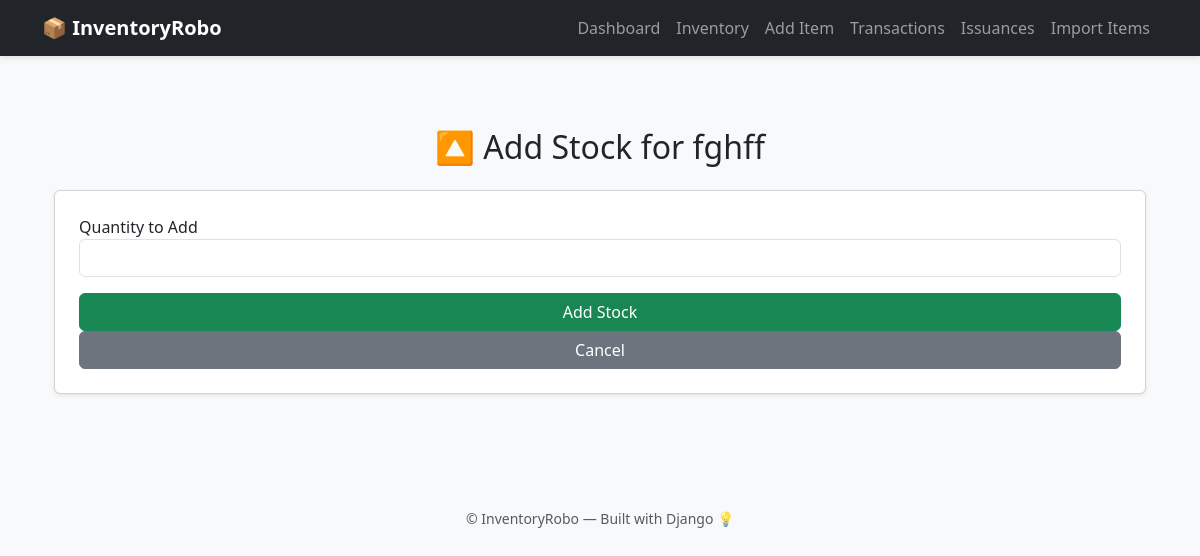
/add_stock/8/, run on an earlier commit of the app's database.
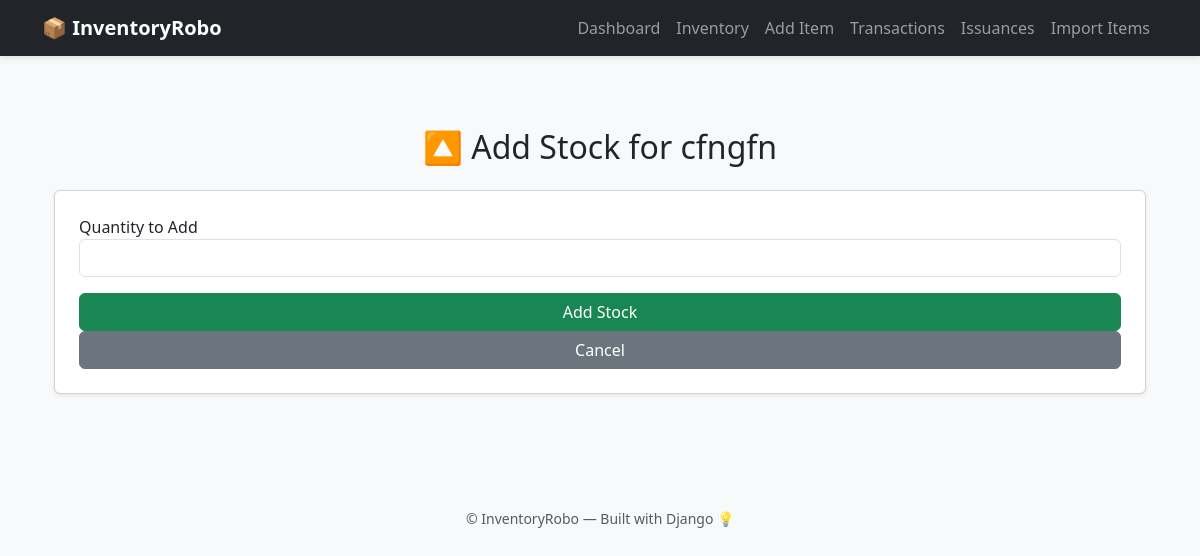
And on a later commit of the database.
### inventory/models.py (models this page shows, shortened)
class Item(models.Model):
    serial_no = models.PositiveIntegerField(unique=True, blank=True, null=True)
    name = models.CharField(max_length=100)
    category = models.CharField(max_length=50, choices=CATEGORY_CHOICES)
    custom_category = models.CharField(max_length=100, blank=True, null=True)
    quantity = models.PositiveIntegerField(default=0)
    reorder_level = models.PositiveIntegerField(default=5)
    unit_price = models.DecimalField(max_digits=10, decimal_places=2)
    supplier = models.CharField(max_length=100, blank=True, null=True)
    location = models.CharField(max_length=100, blank=True, null=True)
    description = models.TextField(blank=True, null=True)
    created_at = models.DateTimeField(auto_now_add=True)
    storage_location = models.CharField(max_length=10, blank=True, null=True, editable=False)

### inventory/views.py (the view, shortened to what this page needs)
# urls.py: path('add_stock/<int:item_id>/', views.add_stock, name='add_stock'),
def add_stock(request, item_id):
    item = get_object_or_404(Item, id=item_id)
    return render(request, 'inventory/add_stock.html', {'item': item})

### inventory/templates/inventory/add_stock.html (shortened to what this page needs)
{% extends 'inventory/base.html' %}
{% load static %}
{% block content %}
<div class="container py-5">
    <h2 class="text-center mb-4">🔼 Add Stock for {{ item.name }}</h2>
    <form method="POST" class="card p-4 shadow-sm">
        <div class="mb-3">
            <label>Quantity to Add</label>
            <input type="number" name="quantity" min="1" class="form-control" required>
        </div>
        <button type="submit" class="btn btn-success">Add Stock</button>
        <a href="{% url 'inventory_list' %}" class="btn btn-secondary">Cancel</a>
    </form>
</div>
{% endblock %}

What changed in the data, as far as the page shows it:
changed Item: name "fghff" → "cfngfn"
